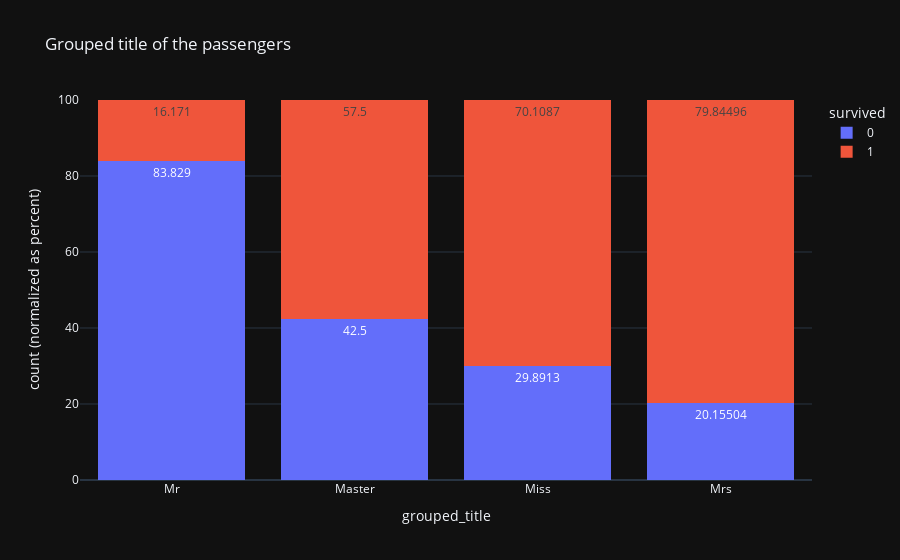

Notebook code for this chart:
### Markdown cell above
Now we can meaningfully plot the survival rate by title.

### Code cell
fig = px.histogram(
    df,
    x="grouped_title",
    text_auto=True,
    title="Grouped title of the passengers",
    color="survived",
    barmode="stack",
    barnorm="percent",
)
fig.show()

### Figure 1 — Plotly figure (JSON) as saved in the notebook; plotly's stock layout.template omitted (floating-point values rounded to 4 significant figures; data arrays with more than 128 entries replaced by an {"elided": "..."} marker saying what was removed)
{"data": [{"alignmentgroup": "True", "bingroup": "x", "hovertemplate": "survived=0<br>grouped_title=%{x}<br>count (normalized as percent)=%{y}<extra></extra>", "legendgroup": "0", "marker": {"color": "#636efa", "pattern": {"shape": ""}}, "name": "0", "offsetgroup": "0", "orientation": "v", "showlegend": true, "texttemplate": "%{value}", "type": "histogram", "x": {"elided": "549 str values"}, "xaxis": "x", "yaxis": "y"}, {"alignmentgroup": "True", "bingroup": "x", "hovertemplate": "survived=1<br>grouped_title=%{x}<br>count (normalized as percent)=%{y}<extra></extra>", "legendgroup": "1", "marker": {"color": "#EF553B", "pattern": {"shape": ""}}, "name": "1", "offsetgroup": "1", "orientation": "v", "showlegend": true, "texttemplate": "%{value}", "type": "histogram", "x": {"elided": "342 str values"}, "xaxis": "x", "yaxis": "y"}], "layout": {"barmode": "stack", "barnorm": "percent", "legend": {"title": {"text": "survived"}, "tracegroupgap": 0}, "title": {"text": "Grouped title of the passengers"}, "xaxis": {"anchor": "y", "domain": [0, 1], "title": {"text": "grouped_title"}}, "yaxis": {"anchor": "x", "domain": [0, 1], "title": {"text": "count (normalized as percent)"}}}}
